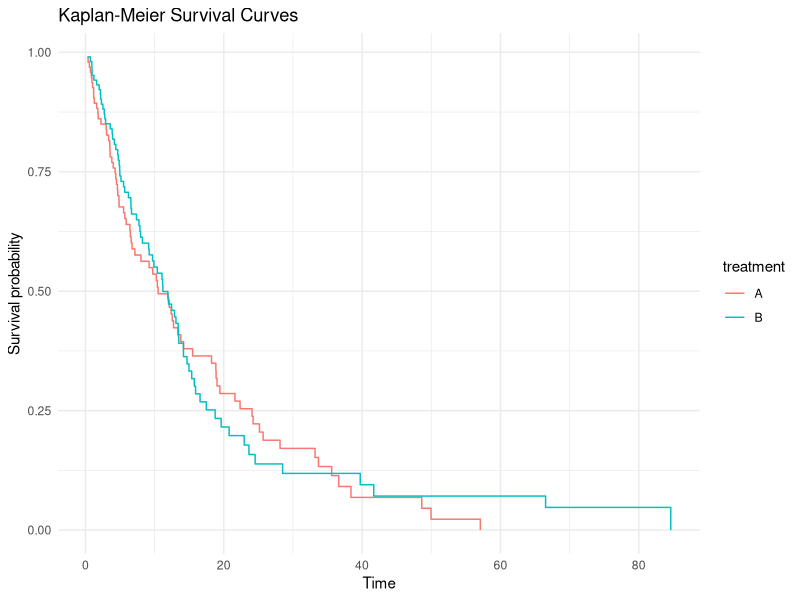
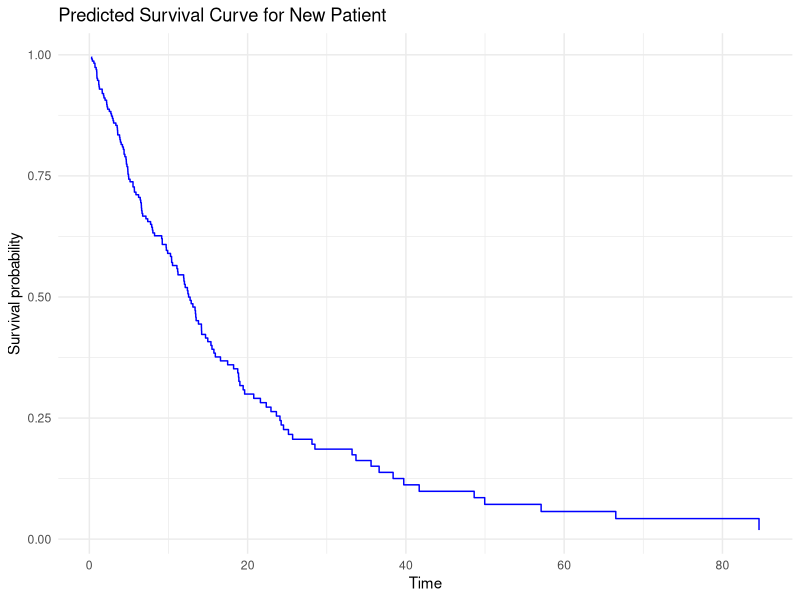

The R script that drew these images, in order:
library(survival)
library(ggplot2)

# ------------------------------------------------------------------
# Assume dataset 'bc_data' exists with columns:
# time (follow-up time), status (1=event, 0=censored),
# age, stage (factor), treatment (factor)
# ------------------------------------------------------------------

# Synthetic bc_data for development purposes
set.seed(42)
n <- 200
bc_data <- data.frame(
  time      = rexp(n, rate = 0.1),
  status    = rbinom(n, 1, 0.7),
  age       = rnorm(n, mean = 55, sd = 10),
  stage     = factor(sample(c("I","II","III"), n, replace = TRUE)),
  treatment = factor(sample(c("A","B"), n, replace = TRUE))
)


# Ensure factors
bc_data$stage <- as.factor(bc_data$stage)
bc_data$treatment <- as.factor(bc_data$treatment)

# ------------------------------------------------------------------
# 1. Fit Cox PH model
# ------------------------------------------------------------------
cox_model <- coxph(Surv(time, status) ~ age + stage + treatment, data = bc_data)
summary(cox_model)

# ------------------------------------------------------------------
# 2. Kaplan-Meier curves (by treatment as example)
# ------------------------------------------------------------------
km_fit <- survfit(Surv(time, status) ~ treatment, data = bc_data)

# Convert to data frame for ggplot
km_df <- data.frame(
  time = km_fit$time,
  surv = km_fit$surv,
  strata = rep(names(km_fit$strata), km_fit$strata)
)

# Clean strata labels
km_df$treatment <- sub("treatment=", "", km_df$strata)

# Plot
ggplot(km_df, aes(x = time, y = surv, colour = treatment)) +
  geom_step() +
  labs(title = "Kaplan-Meier Survival Curves",
       x = "Time",
       y = "Survival probability") +
  theme_minimal()

# ------------------------------------------------------------------
# 3. Predict survival for a new patient
# ------------------------------------------------------------------
# Example: user-specified profile
new_patient <- data.frame(
  age = 55,
  stage = factor("II", levels = levels(bc_data$stage)),
  treatment = factor("A", levels = levels(bc_data$treatment))
)

# Predict survival curve for new patient
pred_fit <- survfit(cox_model, newdata = new_patient)

# Extract median survival (if exists)
median_surv <- summary(pred_fit)$table["median"]

print(median_surv)

# Convert predicted survival to data frame
pred_df <- data.frame(
  time = pred_fit$time,
  surv = pred_fit$surv
)

# Plot predicted survival curve
ggplot(pred_df, aes(x = time, y = surv)) +
  geom_step(colour = "blue") +
  labs(title = "Predicted Survival Curve for New Patient",
       x = "Time",
       y = "Survival probability") +
  theme_minimal()


# ------------------------------------------------------------------
# Serialise model and metadata for MCP server
# ------------------------------------------------------------------

# Save fitted model
saveRDS(cox_model, file = "cox_model.rds")

# Save factor levels for input validation at API layer
model_metadata <- list(
  stage_levels    = levels(bc_data$stage),
  treatment_levels = levels(bc_data$treatment),
  age_range       = range(bc_data$age),
  covariates      = c("age", "stage", "treatment")
)

saveRDS(model_metadata, file = "model_metadata.rds")

cat("Model serialised successfully.\n")
cat("Stage levels:    ", paste(model_metadata$stage_levels, collapse = ", "), "\n")
cat("Treatment levels:", paste(model_metadata$treatment_levels, collapse = ", "), "\n")
cat("Age range:       ", model_metadata$age_range[1], "to", model_metadata$age_range[2], "\n")

# ------------------------------------------------------------------
# Serialise pre-computed KM curves
# ------------------------------------------------------------------
km_fit <- survfit(Surv(time, status) ~ treatment, data = bc_data)

km_curves_data <- data.frame(
  time      = km_fit$time,
  surv      = km_fit$surv,
  treatment = sub("treatment=", "",
                  rep(names(km_fit$strata), km_fit$strata))
)

saveRDS(km_curves_data, file = "km_curves.rds")
cat("KM curves serialised successfully.\n")
